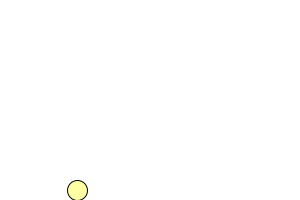
Frame 1 (no input)
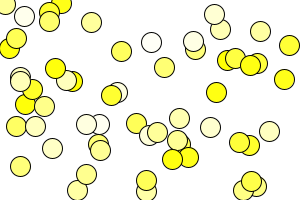
Frame 60 (the mouse pressed at the canvas centre just before this capture)
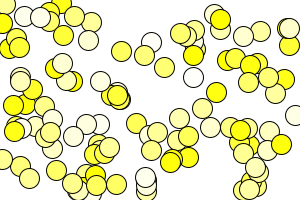
Frame 120 (the mouse held since frame 60 and released just before this capture)

The Processing sketch that drew these frames (run headless with seeded random() and noise(); from frame 60 on, the mouse is pressed at the canvas centre):

// Processing sketch: processing_58410
// ── processing_58410.pde

void setup(){
    size(300,200);
    background(255);
    smooth();
}
 
void draw(){
    fill(255,255,random(255));
     
    ellipse(random(width),random(height),20,20);
    
}
